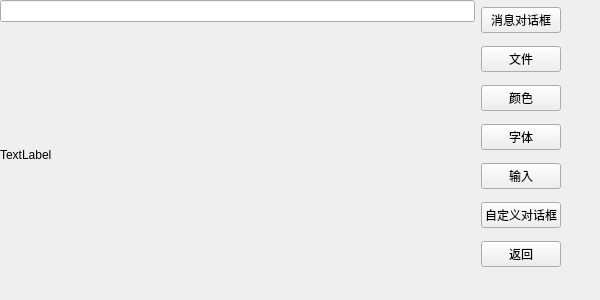
<?xml version="1.0" encoding="UTF-8"?>
<ui version="4.0">
 <class>DialogWindow</class>
 <widget class="QMainWindow" name="DialogWindow">
  <property name="geometry">
   <rect>
    <x>0</x>
    <y>0</y>
    <width>600</width>
    <height>300</height>
   </rect>
  </property>
  <property name="windowTitle">
   <string>MainWindow</string>
  </property>
  <widget class="QWidget" name="centralwidget">
   <widget class="QWidget" name="layoutWidget">
    <property name="geometry">
     <rect>
      <x>0</x>
      <y>0</y>
      <width>561</width>
      <height>281</height>
     </rect>
    </property>
    <layout class="QHBoxLayout" name="horizontalLayout">
     <item>
      <layout class="QVBoxLayout" name="verticalLayout_2">
       <item>
        <widget class="QLineEdit" name="lineEdit"/>
       </item>
       <item>
        <widget class="QLabel" name="label">
         <property name="text">
          <string>TextLabel</string>
         </property>
        </widget>
       </item>
      </layout>
     </item>
     <item>
      <layout class="QVBoxLayout" name="verticalLayout">
       <item>
        <widget class="QPushButton" name="boxBt">
         <property name="text">
          <string>消息对话框</string>
         </property>
        </widget>
       </item>
       <item>
        <widget class="QPushButton" name="fileBt">
         <property name="text">
          <string>文件</string>
         </property>
        </widget>
       </item>
       <item>
        <widget class="QPushButton" name="colorBt">
         <property name="text">
          <string>颜色</string>
         </property>
        </widget>
       </item>
       <item>
        <widget class="QPushButton" name="fontBt">
         <property name="text">
          <string>字体</string>
         </property>
        </widget>
       </item>
       <item>
        <widget class="QPushButton" name="inputBt">
         <property name="text">
          <string>输入</string>
         </property>
        </widget>
       </item>
       <item>
        <widget class="QPushButton" name="selfBt">
         <property name="text">
          <string>自定义对话框</string>
         </property>
        </widget>
       </item>
       <item>
        <widget class="QPushButton" name="bt_return">
         <property name="text">
          <string>返回</string>
         </property>
        </widget>
       </item>
      </layout>
     </item>
    </layout>
   </widget>
  </widget>
 </widget>
 <resources/>
 <connections/>
</ui>
